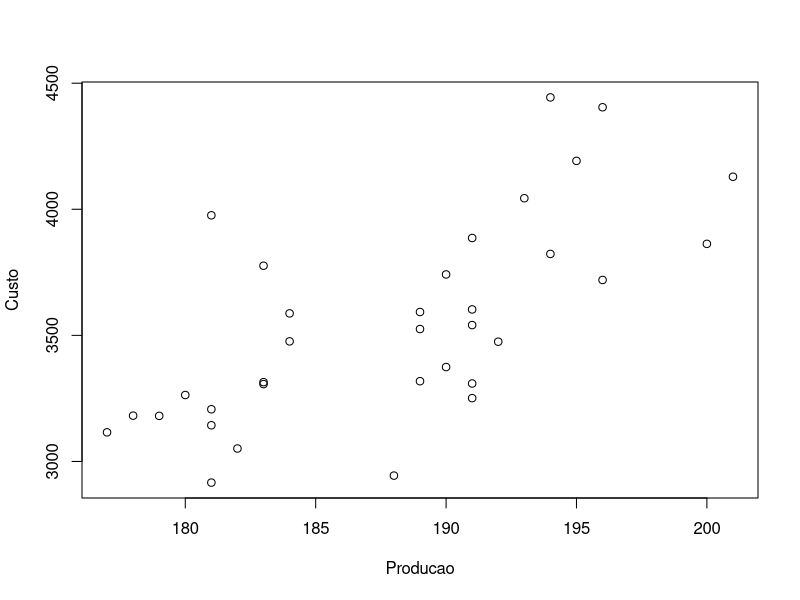

This chart was generated by the following R code:
setwd("~/Documents/projects/UTFPR/probabilidade-e-estatistica-MA35B/aula3/tarefas/tarefa3")
dados <- read.csv(file="corn.csv", sep=";")

cor(dados$Producao, dados$Custo, method="pearson")
cor(dados$Producao, dados$Custo, method="spearman")
cor(dados$Producao, dados$Custo, method="kendall")

plot(dados$Producao, dados$Custo, xlab="Producao", ylab = "Custo")